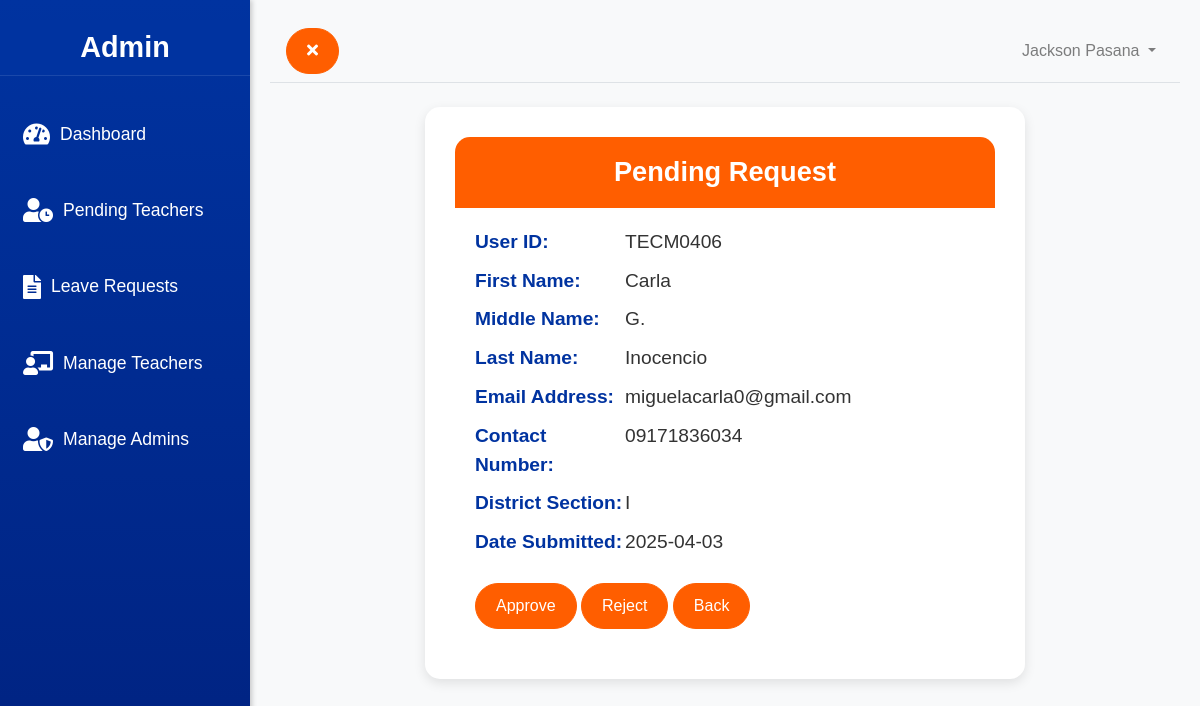
Page /admin/view_pending.php?id=TECM0406 (signed in) on the committed database.
### tables this page shows
CREATE TABLE `users` (
  `id` int(11) NOT NULL,
  `password` varchar(255) NOT NULL,
  `role` enum('Teacher','Personnel','Personnel Head','ASDS','Admin') NOT NULL,
  `firstname` varchar(100) NOT NULL,
  `middlename` varchar(100) NOT NULL,
  `lastname` varchar(100) NOT NULL,
  `district_section` varchar(50) NOT NULL,
  `user_id` varchar(255) DEFAULT NULL,
  `emailaddress` varchar(100) NOT NULL,
  `contactnumber` varchar(15) NOT NULL,
  `otp` varchar(6) DEFAULT NULL,
  `otp_expiry` datetime DEFAULT NULL
);

CREATE TABLE `pending_teachers` (
  `id` int(11) NOT NULL,
  `firstname` varchar(50) NOT NULL,
  `middlename` varchar(50) DEFAULT NULL,
  `lastname` varchar(50) NOT NULL,
  `password` varchar(255) NOT NULL,
  `status` enum('Pending','Approved') DEFAULT 'Pending',
  `user_id` varchar(50) NOT NULL,
  `district_section` varchar(50) NOT NULL,
  `emailaddress` varchar(100) NOT NULL,
  `contactnumber` varchar(15) NOT NULL,
  `date_submitted` datetime DEFAULT current_timestamp()
);

### admin/view_pending.php (the view, shortened to what this page needs)
<?php
include '../includes/db_connection.php';
$user_id = $_SESSION['user_id'];
$user_query = "SELECT firstname, lastname FROM users WHERE user_id='$user_id'";
$user_result = mysqli_query($conn, $user_query);
$user = mysqli_fetch_assoc($user_result);
$teacher_id = $_GET['id'];
$teacher_query = "SELECT user_id, firstname, middlename, lastname, emailaddress, contactnumber, district_section, DATE_FORMAT(date_submitted, '%Y-%m-%d') AS date_submitted FROM pending_teachers WHERE user_id='$teacher_id'";
$teacher_result = mysqli_query($conn, $teacher_query);
$teacher = mysqli_fetch_assoc($teacher_result);
?>
<!DOCTYPE html>
<html>
<head>
    <link rel="stylesheet" href="https://maxcdn.bootstrapcdn.com/bootstrap/4.5.2/css/bootstrap.min.css">
    <link rel="stylesheet" href="https://cdnjs.cloudflare.com/ajax/libs/font-awesome/5.15.4/css/all.min.css">
    <link rel="stylesheet" type="text/css" href="../assets/p_sidebar.css">
</head>
<body>
    <div class="d-flex" id="wrapper">
        <?php include '../includes/admin_sidebar.php'; ?>
        <div class="content" id="page-content-wrapper">
            <?php include '../includes/admin_navbar.php'; ?>
            <div class="container-fluid mt-4">
                <div class="profile-card">
                    <div class="profile-card-header">
                        Pending Request
                    </div>
                    <div class="profile-card-body">
                        <p><strong>User ID:</strong> <?= htmlspecialchars($teacher['user_id']) ?></p>
                        <p><strong>First Name:</strong> <?= htmlspecialchars($teacher['firstname']) ?></p>
                        <p><strong>Middle Name:</strong> <?= htmlspecialchars($teacher['middlename']) ?></p>
                        <p><strong>Last Name:</strong> <?= htmlspecialchars($teacher['lastname']) ?></p>
                        <p><strong>Email Address:</strong> <?= htmlspecialchars($teacher['emailaddress']) ?></p>
                        <p><strong>Contact Number:</strong> <?= htmlspecialchars($teacher['contactnumber']) ?></p>
                        <p><strong>District Section:</strong> <?= htmlspecialchars($teacher['district_section']) ?></p>
                        <p><strong>Date Submitted:</strong> <?= htmlspecialchars($teacher['date_submitted']) ?></p>
                        <form method="post" action="process_teacher.php" class="mt-3">
                            <button type="submit" name="action" value="approve" class="btn btn-primary">Approve</button>
                            <button type="submit" name="action" value="reject" class="btn btn-primary">Reject</button>
                            <button type="button" class="btn btn-primary" onclick="history.back()">Back</button>
                        </form>
                    </div>
                </div>
            </div>
        </div>
    </div>
</body>
</html>

### includes/admin_navbar.php (shortened to what this page needs)
<nav class="navbar navbar-expand-lg navbar-light bg-light border-bottom">
    <button class="btn btn-primary" id="menu-toggle">
        <i class="fas fa-times" id="toggle-icon"></i>
    </button>
    <ul class="navbar-nav ml-auto mt-2 mt-lg-0">
        <li class="nav-item dropdown">
            <a class="nav-link dropdown-toggle" href="#" id="navbarDropdown" role="button" data-toggle="dropdown" aria-haspopup="true" aria-expanded="false">
                <?= htmlspecialchars($user['firstname']) . ' ' . htmlspecialchars($user['lastname']) ?>
            </a>
        </li>
    </ul>
</nav>

### assets/p_sidebar.css (style rules this page uses)
body { display: flex; min-height: 100vh; background-color: #f8f9fa; font-family: 'Arial', sans-serif; margin: 0; }
#wrapper { display: flex; transition: all 0.5s ease; width: 100%; }
#page-content-wrapper { flex: 1; padding: 20px; margin-left: 250px; transition: margin-left 0.3s; }
.btn-primary { background-color: #FF5E00; border-color: #FF5E00; padding: 10px 20px; font-size: 1rem; border-radius: 25px; transition: background-color 0.3s, border-color 0.3s; }
.profile-card { background: #ffffff; border-radius: 15px; box-shadow: 0 4px 12px rgba(0, 0, 0, 0.1); padding: 30px; margin: 20px 0; width: 70%; max-width: 600px; transition: transform 0.3s, box-shadow 0.3s; margin: 0 auto; }
.profile-card-header { background: #FF5E00; color: white; padding: 15px 20px; border-radius: 15px 15px 0 0; font-size: 1.7rem; font-weight: bold; text-align: center; }
.profile-card-body { padding: 20px; display: flex; flex-direction: column; gap: 10px; }
.profile-card-body p { margin: 0; padding: 0; color: #333; font-size: 1.2rem; display: flex; }
.profile-card-body p strong { display: inline-block; width: 150px; color: #0033A0; }

### rows in the picture
users: firstname "Jackson", lastname "Pasana"
pending_teachers: user "TECM0406", firstname "Carla", middlename "G.", lastname "Inocencio", emailaddress "miguelacarla0@gmail.com", contactnumber "09171836034", district_section "I"

### other values in the picture
$teacher['date_submitted'] "2025-04-03"
